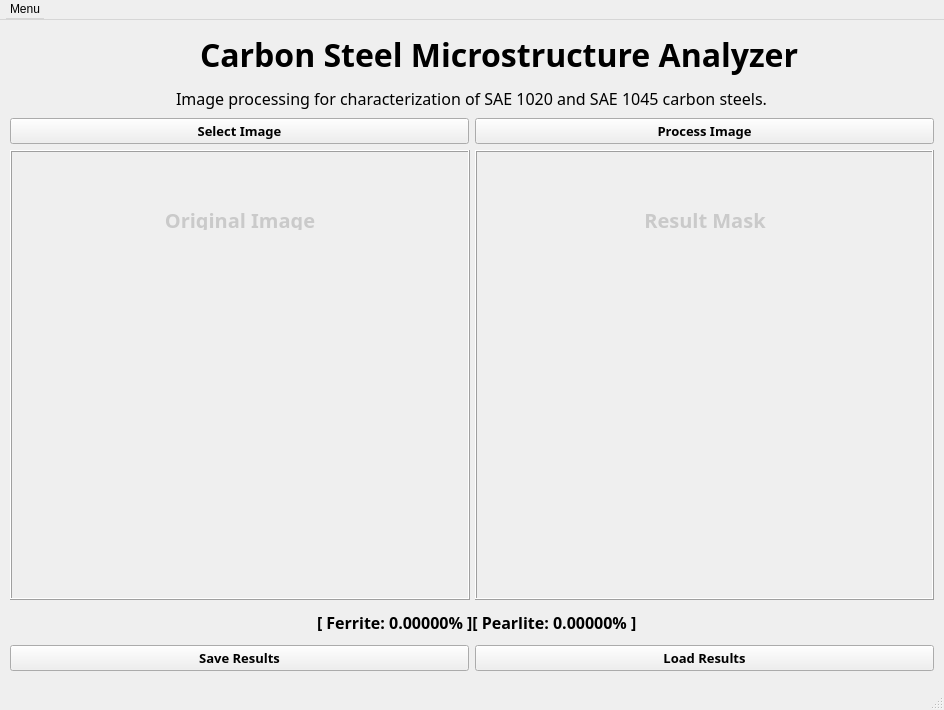
<?xml version="1.0" encoding="UTF-8"?>
<ui version="4.0">
 <class>MainWindow</class>
 <widget class="QMainWindow" name="MainWindow">
  <property name="geometry">
   <rect>
    <x>0</x>
    <y>0</y>
    <width>944</width>
    <height>710</height>
   </rect>
  </property>
  <property name="minimumSize">
   <size>
    <width>944</width>
    <height>710</height>
   </size>
  </property>
  <property name="maximumSize">
   <size>
    <width>944</width>
    <height>710</height>
   </size>
  </property>
  <property name="windowTitle">
   <string>MetaScope</string>
  </property>
  <widget class="QWidget" name="centralwidget">
   <widget class="QWidget" name="verticalLayoutWidget">
    <property name="geometry">
     <rect>
      <x>10</x>
      <y>10</y>
      <width>924</width>
      <height>641</height>
     </rect>
    </property>
    <layout class="QVBoxLayout" name="mainVerticalLayout">
     <property name="topMargin">
      <number>0</number>
     </property>
     <item>
      <layout class="QHBoxLayout" name="iconTitleHorizontalLayout">
       <item>
        <spacer name="horizontalSpacer_2">
         <property name="orientation">
          <enum>Qt::Horizontal</enum>
         </property>
         <property name="sizeHint" stdset="0">
          <size>
           <width>40</width>
           <height>20</height>
          </size>
         </property>
        </spacer>
       </item>
       <item alignment="Qt::AlignRight">
        <widget class="QLabel" name="titleIconLabel">
         <property name="minimumSize">
          <size>
           <width>48</width>
           <height>48</height>
          </size>
         </property>
         <property name="maximumSize">
          <size>
           <width>48</width>
           <height>48</height>
          </size>
         </property>
         <property name="text">
          <string/>
         </property>
         <property name="pixmap">
          <pixmap resource="Resources.qrc">:/images/img_files/microscopy.png</pixmap>
         </property>
         <property name="scaledContents">
          <bool>true</bool>
         </property>
        </widget>
       </item>
       <item alignment="Qt::AlignHCenter">
        <widget class="QLabel" name="titleLabel">
         <property name="font">
          <font>
           <family>Ubuntu Mono</family>
           <pointsize>24</pointsize>
           <weight>75</weight>
           <bold>true</bold>
          </font>
         </property>
         <property name="text">
          <string>Carbon Steel Microstructure Analyzer</string>
         </property>
        </widget>
       </item>
       <item>
        <spacer name="horizontalSpacer_3">
         <property name="orientation">
          <enum>Qt::Horizontal</enum>
         </property>
         <property name="sizeHint" stdset="0">
          <size>
           <width>40</width>
           <height>20</height>
          </size>
         </property>
        </spacer>
       </item>
      </layout>
     </item>
     <item alignment="Qt::AlignHCenter">
      <widget class="QLabel" name="descriptionLabel">
       <property name="font">
        <font>
         <family>Ubuntu Mono</family>
         <pointsize>12</pointsize>
         <italic>false</italic>
        </font>
       </property>
       <property name="text">
        <string>Image processing for characterization of SAE 1020 and SAE 1045 carbon steels.</string>
       </property>
      </widget>
     </item>
     <item>
      <layout class="QHBoxLayout" name="horizontalLayout">
       <property name="topMargin">
        <number>0</number>
       </property>
       <item>
        <widget class="QPushButton" name="selectImagePushButton">
         <property name="font">
          <font>
           <family>Ubuntu Mono</family>
           <pointsize>10</pointsize>
           <weight>75</weight>
           <bold>true</bold>
          </font>
         </property>
         <property name="cursor">
          <cursorShape>PointingHandCursor</cursorShape>
         </property>
         <property name="text">
          <string>Select Image</string>
         </property>
         <property name="icon">
          <iconset resource="Resources.qrc">
           <normaloff>:/images/img_files/browse_file_icon.png</normaloff>:/images/img_files/browse_file_icon.png</iconset>
         </property>
        </widget>
       </item>
       <item>
        <widget class="QPushButton" name="processImagePushButton">
         <property name="font">
          <font>
           <family>Ubuntu Mono</family>
           <pointsize>10</pointsize>
           <weight>75</weight>
           <bold>true</bold>
          </font>
         </property>
         <property name="cursor">
          <cursorShape>PointingHandCursor</cursorShape>
         </property>
         <property name="text">
          <string>Process Image</string>
         </property>
         <property name="icon">
          <iconset resource="Resources.qrc">
           <normaloff>:/images/img_files/gear_icon.png</normaloff>:/images/img_files/gear_icon.png</iconset>
         </property>
        </widget>
       </item>
      </layout>
     </item>
     <item>
      <layout class="QHBoxLayout" name="innerMainHorizontalLayout" stretch="0,0">
       <property name="spacing">
        <number>5</number>
       </property>
       <property name="sizeConstraint">
        <enum>QLayout::SetDefaultConstraint</enum>
       </property>
       <property name="topMargin">
        <number>0</number>
       </property>
       <item>
        <widget class="QFrame" name="leftImageFrame">
         <property name="minimumSize">
          <size>
           <width>450</width>
           <height>450</height>
          </size>
         </property>
         <property name="frameShape">
          <enum>QFrame::Box</enum>
         </property>
         <property name="frameShadow">
          <enum>QFrame::Raised</enum>
         </property>
         <property name="lineWidth">
          <number>1</number>
         </property>
         <widget class="QLabel" name="leftImageLabel">
          <property name="geometry">
           <rect>
            <x>0</x>
            <y>0</y>
            <width>460</width>
            <height>450</height>
           </rect>
          </property>
          <property name="minimumSize">
           <size>
            <width>460</width>
            <height>450</height>
           </size>
          </property>
          <property name="maximumSize">
           <size>
            <width>460</width>
            <height>450</height>
           </size>
          </property>
          <property name="palette">
           <palette>
            <active>
             <colorrole role="WindowText">
              <brush brushstyle="SolidPattern">
               <color alpha="128">
                <red>156</red>
                <green>156</green>
                <blue>156</blue>
               </color>
              </brush>
             </colorrole>
            </active>
            <inactive>
             <colorrole role="WindowText">
              <brush brushstyle="SolidPattern">
               <color alpha="128">
                <red>156</red>
                <green>156</green>
                <blue>156</blue>
               </color>
              </brush>
             </colorrole>
            </inactive>
            <disabled>
             <colorrole role="WindowText">
              <brush brushstyle="SolidPattern">
               <color alpha="255">
                <red>190</red>
                <green>190</green>
                <blue>190</blue>
               </color>
              </brush>
             </colorrole>
            </disabled>
           </palette>
          </property>
          <property name="font">
           <font>
            <family>Ubuntu Mono</family>
            <pointsize>15</pointsize>
            <weight>75</weight>
            <bold>true</bold>
           </font>
          </property>
          <property name="frameShape">
           <enum>QFrame::NoFrame</enum>
          </property>
          <property name="text">
           <string/>
          </property>
          <property name="pixmap">
           <pixmap resource="Resources.qrc">:/images/img_files/image_placeholder.png</pixmap>
          </property>
          <property name="scaledContents">
           <bool>true</bool>
          </property>
          <property name="alignment">
           <set>Qt::AlignCenter</set>
          </property>
         </widget>
         <widget class="QLabel" name="leftImagePlaceholderLabel">
          <property name="geometry">
           <rect>
            <x>130</x>
            <y>60</y>
            <width>200</width>
            <height>20</height>
           </rect>
          </property>
          <property name="sizePolicy">
           <sizepolicy hsizetype="Maximum" vsizetype="Maximum">
            <horstretch>0</horstretch>
            <verstretch>0</verstretch>
           </sizepolicy>
          </property>
          <property name="minimumSize">
           <size>
            <width>200</width>
            <height>20</height>
           </size>
          </property>
          <property name="maximumSize">
           <size>
            <width>200</width>
            <height>20</height>
           </size>
          </property>
          <property name="palette">
           <palette>
            <active>
             <colorrole role="WindowText">
              <brush brushstyle="SolidPattern">
               <color alpha="40">
                <red>0</red>
                <green>0</green>
                <blue>0</blue>
               </color>
              </brush>
             </colorrole>
            </active>
            <inactive>
             <colorrole role="WindowText">
              <brush brushstyle="SolidPattern">
               <color alpha="40">
                <red>0</red>
                <green>0</green>
                <blue>0</blue>
               </color>
              </brush>
             </colorrole>
            </inactive>
            <disabled>
             <colorrole role="WindowText">
              <brush brushstyle="SolidPattern">
               <color alpha="255">
                <red>190</red>
                <green>190</green>
                <blue>190</blue>
               </color>
              </brush>
             </colorrole>
            </disabled>
           </palette>
          </property>
          <property name="font">
           <font>
            <family>Ubuntu Mono</family>
            <pointsize>15</pointsize>
            <weight>75</weight>
            <bold>true</bold>
           </font>
          </property>
          <property name="text">
           <string>Original Image</string>
          </property>
          <property name="alignment">
           <set>Qt::AlignCenter</set>
          </property>
         </widget>
        </widget>
       </item>
       <item>
        <widget class="QFrame" name="rightMaskFrame">
         <property name="minimumSize">
          <size>
           <width>450</width>
           <height>450</height>
          </size>
         </property>
         <property name="frameShape">
          <enum>QFrame::Box</enum>
         </property>
         <property name="frameShadow">
          <enum>QFrame::Raised</enum>
         </property>
         <widget class="QLabel" name="rightMaskLabel">
          <property name="geometry">
           <rect>
            <x>0</x>
            <y>0</y>
            <width>460</width>
            <height>450</height>
           </rect>
          </property>
          <property name="minimumSize">
           <size>
            <width>460</width>
            <height>450</height>
           </size>
          </property>
          <property name="maximumSize">
           <size>
            <width>460</width>
            <height>450</height>
           </size>
          </property>
          <property name="palette">
           <palette>
            <active>
             <colorrole role="WindowText">
              <brush brushstyle="SolidPattern">
               <color alpha="128">
                <red>156</red>
                <green>156</green>
                <blue>156</blue>
               </color>
              </brush>
             </colorrole>
            </active>
            <inactive>
             <colorrole role="WindowText">
              <brush brushstyle="SolidPattern">
               <color alpha="128">
                <red>156</red>
                <green>156</green>
                <blue>156</blue>
               </color>
              </brush>
             </colorrole>
            </inactive>
            <disabled>
             <colorrole role="WindowText">
              <brush brushstyle="SolidPattern">
               <color alpha="255">
                <red>190</red>
                <green>190</green>
                <blue>190</blue>
               </color>
              </brush>
             </colorrole>
            </disabled>
           </palette>
          </property>
          <property name="font">
           <font>
            <family>Ubuntu Mono</family>
            <pointsize>15</pointsize>
            <weight>75</weight>
            <italic>false</italic>
            <bold>true</bold>
            <underline>false</underline>
            <strikeout>false</strikeout>
           </font>
          </property>
          <property name="text">
           <string/>
          </property>
          <property name="pixmap">
           <pixmap resource="Resources.qrc">:/images/img_files/image_placeholder.png</pixmap>
          </property>
          <property name="scaledContents">
           <bool>true</bool>
          </property>
          <property name="alignment">
           <set>Qt::AlignCenter</set>
          </property>
         </widget>
         <widget class="QLabel" name="rightMaskPlaceholderLabel">
          <property name="geometry">
           <rect>
            <x>130</x>
            <y>60</y>
            <width>200</width>
            <height>20</height>
           </rect>
          </property>
          <property name="sizePolicy">
           <sizepolicy hsizetype="Maximum" vsizetype="Maximum">
            <horstretch>0</horstretch>
            <verstretch>0</verstretch>
           </sizepolicy>
          </property>
          <property name="minimumSize">
           <size>
            <width>200</width>
            <height>20</height>
           </size>
          </property>
          <property name="maximumSize">
           <size>
            <width>200</width>
            <height>20</height>
           </size>
          </property>
          <property name="palette">
           <palette>
            <active>
             <colorrole role="WindowText">
              <brush brushstyle="SolidPattern">
               <color alpha="40">
                <red>0</red>
                <green>0</green>
                <blue>0</blue>
               </color>
              </brush>
             </colorrole>
            </active>
            <inactive>
             <colorrole role="WindowText">
              <brush brushstyle="SolidPattern">
               <color alpha="40">
                <red>0</red>
                <green>0</green>
                <blue>0</blue>
               </color>
              </brush>
             </colorrole>
            </inactive>
            <disabled>
             <colorrole role="WindowText">
              <brush brushstyle="SolidPattern">
               <color alpha="255">
                <red>190</red>
                <green>190</green>
                <blue>190</blue>
               </color>
              </brush>
             </colorrole>
            </disabled>
           </palette>
          </property>
          <property name="font">
           <font>
            <family>Ubuntu Mono</family>
            <pointsize>15</pointsize>
            <weight>75</weight>
            <bold>true</bold>
           </font>
          </property>
          <property name="text">
           <string>Result Mask</string>
          </property>
          <property name="alignment">
           <set>Qt::AlignCenter</set>
          </property>
         </widget>
        </widget>
       </item>
      </layout>
     </item>
     <item>
      <layout class="QHBoxLayout" name="innerMainTextHorizontalLayout">
       <property name="leftMargin">
        <number>0</number>
       </property>
       <property name="topMargin">
        <number>5</number>
       </property>
       <property name="rightMargin">
        <number>0</number>
       </property>
       <property name="bottomMargin">
        <number>5</number>
       </property>
       <item>
        <spacer name="horizontalSpacer">
         <property name="orientation">
          <enum>Qt::Horizontal</enum>
         </property>
         <property name="sizeType">
          <enum>QSizePolicy::Maximum</enum>
         </property>
         <property name="sizeHint" stdset="0">
          <size>
           <width>10</width>
           <height>20</height>
          </size>
         </property>
        </spacer>
       </item>
       <item alignment="Qt::AlignHCenter">
        <widget class="QLabel" name="phasesResultsLabel">
         <property name="font">
          <font>
           <family>Ubuntu Mono</family>
           <pointsize>12</pointsize>
           <weight>75</weight>
           <bold>true</bold>
          </font>
         </property>
         <property name="text">
          <string>[ Ferrite: 0.00000% ][ Pearlite: 0.00000% ]</string>
         </property>
        </widget>
       </item>
      </layout>
     </item>
     <item>
      <layout class="QHBoxLayout" name="lowerButtonsHorizontalLayout">
       <item>
        <widget class="QPushButton" name="saveResultsPushButton">
         <property name="enabled">
          <bool>true</bool>
         </property>
         <property name="maximumSize">
          <size>
           <width>16777215</width>
           <height>16777215</height>
          </size>
         </property>
         <property name="font">
          <font>
           <family>Ubuntu Mono</family>
           <pointsize>10</pointsize>
           <weight>75</weight>
           <bold>true</bold>
          </font>
         </property>
         <property name="cursor">
          <cursorShape>PointingHandCursor</cursorShape>
         </property>
         <property name="text">
          <string>Save Results</string>
         </property>
         <property name="icon">
          <iconset resource="Resources.qrc">
           <normaloff>:/images/img_files/save_icon.png</normaloff>:/images/img_files/save_icon.png</iconset>
         </property>
        </widget>
       </item>
       <item>
        <widget class="QPushButton" name="loadResultsPushButton">
         <property name="font">
          <font>
           <family>Ubuntu Mono</family>
           <pointsize>10</pointsize>
           <weight>75</weight>
           <bold>true</bold>
          </font>
         </property>
         <property name="cursor">
          <cursorShape>PointingHandCursor</cursorShape>
         </property>
         <property name="text">
          <string>Load Results</string>
         </property>
         <property name="icon">
          <iconset resource="Resources.qrc">
           <normaloff>:/images/img_files/file_upload.png</normaloff>:/images/img_files/file_upload.png</iconset>
         </property>
        </widget>
       </item>
      </layout>
     </item>
    </layout>
   </widget>
  </widget>
  <widget class="QMenuBar" name="menubar">
   <property name="geometry">
    <rect>
     <x>0</x>
     <y>0</y>
     <width>944</width>
     <height>20</height>
    </rect>
   </property>
   <property name="minimumSize">
    <size>
     <width>944</width>
     <height>20</height>
    </size>
   </property>
   <property name="maximumSize">
    <size>
     <width>944</width>
     <height>20</height>
    </size>
   </property>
   <property name="defaultUp">
    <bool>false</bool>
   </property>
   <widget class="QMenu" name="menuAbout">
    <property name="font">
     <font>
      <family>Ubuntu Mono</family>
      <pointsize>12</pointsize>
      <weight>75</weight>
      <bold>true</bold>
     </font>
    </property>
    <property name="cursor">
     <cursorShape>PointingHandCursor</cursorShape>
    </property>
    <property name="title">
     <string>Menu</string>
    </property>
    <addaction name="actionAbout"/>
   </widget>
   <addaction name="menuAbout"/>
  </widget>
  <widget class="QStatusBar" name="statusbar"/>
  <action name="actionAbout">
   <property name="icon">
    <iconset resource="Resources.qrc">
     <normaloff>:/images/img_files/info_icon.png</normaloff>:/images/img_files/info_icon.png</iconset>
   </property>
   <property name="text">
    <string>About</string>
   </property>
   <property name="font">
    <font>
     <family>Ubuntu Mono</family>
     <pointsize>11</pointsize>
     <weight>50</weight>
     <bold>false</bold>
    </font>
   </property>
  </action>
 </widget>
 <resources>
  <include location="Resources.qrc"/>
 </resources>
 <connections/>
</ui>
